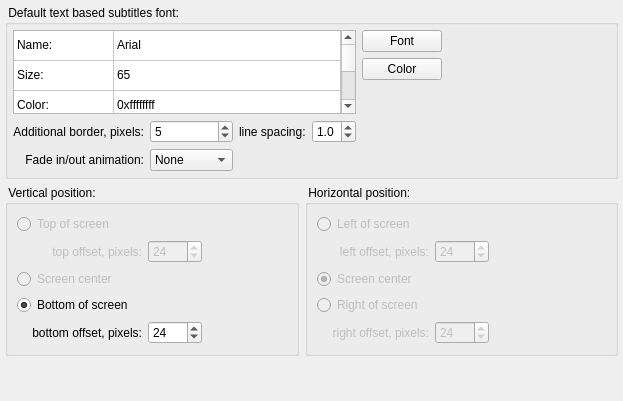
      <widget class="QWidget" name="tab_4">
       <attribute name="title">
        <string>Subtitles</string>
       </attribute>
       <layout class="QVBoxLayout" name="verticalLayout_9">
        <property name="margin">
         <number>5</number>
        </property>
        <item>
         <widget class="QGroupBox" name="groupBox_8">
          <property name="sizePolicy">
           <sizepolicy hsizetype="Preferred" vsizetype="Fixed">
            <horstretch>0</horstretch>
            <verstretch>0</verstretch>
           </sizepolicy>
          </property>
          <property name="title">
           <string> Default text based subtitles font: </string>
          </property>
          <layout class="QHBoxLayout" name="horizontalLayout_25">
           <property name="margin">
            <number>5</number>
           </property>
           <item>
            <layout class="QGridLayout" name="gridLayout_7">
             <item row="1" column="0">
              <widget class="QTableWidget" name="listViewFont">
               <property name="sizePolicy">
                <sizepolicy hsizetype="Expanding" vsizetype="Minimum">
                 <horstretch>0</horstretch>
                 <verstretch>0</verstretch>
                </sizepolicy>
               </property>
               <property name="maximumSize">
                <size>
                 <width>16777215</width>
                 <height>84</height>
                </size>
               </property>
               <attribute name="horizontalHeaderVisible">
                <bool>false</bool>
               </attribute>
               <attribute name="horizontalHeaderStretchLastSection">
                <bool>true</bool>
               </attribute>
               <attribute name="verticalHeaderVisible">
                <bool>false</bool>
               </attribute>
               <row>
                <property name="text">
                 <string>New Row</string>
                </property>
               </row>
               <row>
                <property name="text">
                 <string>New Row</string>
                </property>
               </row>
               <row>
                <property name="text">
                 <string>New Row</string>
                </property>
               </row>
               <row>
                <property name="text">
                 <string>New Row</string>
                </property>
               </row>
               <row>
                <property name="text">
                 <string>New Row</string>
                </property>
               </row>
               <column>
                <property name="text">
                 <string>New Column</string>
                </property>
               </column>
               <column>
                <property name="text">
                 <string>New Column</string>
                </property>
               </column>
               <item row="0" column="0">
                <property name="text">
                 <string>Name:</string>
                </property>
               </item>
               <item row="0" column="1">
                <property name="text">
                 <string notr="true">Arial</string>
                </property>
               </item>
               <item row="1" column="0">
                <property name="text">
                 <string>Size:</string>
                </property>
               </item>
               <item row="1" column="1">
                <property name="text">
                 <string>65</string>
                </property>
               </item>
               <item row="2" column="0">
                <property name="text">
                 <string>Color:</string>
                </property>
               </item>
               <item row="2" column="1">
                <property name="text">
                 <string>0xffffffff</string>
                </property>
               </item>
               <item row="3" column="0">
                <property name="text">
                 <string>Charset:</string>
                </property>
               </item>
               <item row="3" column="1">
                <property name="text">
                 <string>Default</string>
                </property>
               </item>
               <item row="4" column="0">
                <property name="text">
                 <string>Options:</string>
                </property>
               </item>
               <item row="4" column="1">
                <property name="text">
                 <string/>
                </property>
               </item>
              </widget>
             </item>
             <item row="1" column="1">
              <layout class="QVBoxLayout" name="verticalLayout_16">
               <item>
                <widget class="QPushButton" name="fontButton">
                 <property name="sizePolicy">
                  <sizepolicy hsizetype="Minimum" vsizetype="Fixed">
                   <horstretch>0</horstretch>
                   <verstretch>0</verstretch>
                  </sizepolicy>
                 </property>
                 <property name="text">
                  <string>Font</string>
                 </property>
                </widget>
               </item>
               <item>
                <widget class="QPushButton" name="colorButton">
                 <property name="text">
                  <string>Color</string>
                 </property>
                </widget>
               </item>
               <item>
                <spacer name="verticalSpacer_8">
                 <property name="orientation">
                  <enum>Qt::Vertical</enum>
                 </property>
                 <property name="sizeHint" stdset="0">
                  <size>
                   <width>20</width>
                   <height>20</height>
                  </size>
                 </property>
                </spacer>
               </item>
              </layout>
             </item>
             <item row="2" column="0">
              <layout class="QGridLayout" name="gridLayout_12">
               <item row="0" column="0">
                <widget class="QLabel" name="label_13">
                 <property name="text">
                  <string>Additional border, pixels:</string>
                 </property>
                 <property name="alignment">
                  <set>Qt::AlignRight|Qt::AlignTrailing|Qt::AlignVCenter</set>
                 </property>
                </widget>
               </item>
               <item row="0" column="1">
                <widget class="QSpinBox" name="spinEditBorder">
                 <property name="minimumSize">
                  <size>
                   <width>0</width>
                   <height>23</height>
                  </size>
                 </property>
                 <property name="maximum">
                  <number>9</number>
                 </property>
                 <property name="value">
                  <number>5</number>
                 </property>
                </widget>
               </item>
               <item row="0" column="2">
                <widget class="QLabel" name="label_21">
                 <property name="text">
                  <string>line spacing:</string>
                 </property>
                </widget>
               </item>
               <item row="0" column="3">
                <widget class="QDoubleSpinBox" name="lineSpacing">
                 <property name="decimals">
                  <number>1</number>
                 </property>
                 <property name="minimum">
                  <double>0.500000000000000</double>
                 </property>
                 <property name="maximum">
                  <double>2.000000000000000</double>
                 </property>
                 <property name="singleStep">
                  <double>0.100000000000000</double>
                 </property>
                 <property name="value">
                  <double>1.000000000000000</double>
                 </property>
                </widget>
               </item>
               <item row="1" column="0">
                <widget class="QLabel" name="label_22">
                 <property name="text">
                  <string>Fade in/out animation:</string>
                 </property>
                 <property name="alignment">
                  <set>Qt::AlignRight|Qt::AlignTrailing|Qt::AlignVCenter</set>
                 </property>
                </widget>
               </item>
               <item row="1" column="1">
                <widget class="QComboBox" name="comboBoxAnimation">
                 <item>
                  <property name="text">
                   <string>None</string>
                  </property>
                 </item>
                 <item>
                  <property name="text">
                   <string>Fast</string>
                  </property>
                 </item>
                 <item>
                  <property name="text">
                   <string>Medium</string>
                  </property>
                 </item>
                 <item>
                  <property name="text">
                   <string>Slow</string>
                  </property>
                 </item>
                 <item>
                  <property name="text">
                   <string>Very slow</string>
                  </property>
                 </item>
                </widget>
               </item>
              </layout>
             </item>
            </layout>
           </item>
           <item>
            <spacer name="horizontalSpacer_20">
             <property name="orientation">
              <enum>Qt::Horizontal</enum>
             </property>
             <property name="sizeHint" stdset="0">
              <size>
               <width>168</width>
               <height>20</height>
              </size>
             </property>
            </spacer>
           </item>
          </layout>
         </widget>
        </item>
        <item>
         <layout class="QHBoxLayout" name="horizontalLayout_3">
          <item>
           <widget class="QGroupBox" name="groupBox_9">
            <property name="sizePolicy">
             <sizepolicy hsizetype="Preferred" vsizetype="Preferred">
              <horstretch>0</horstretch>
              <verstretch>0</verstretch>
             </sizepolicy>
            </property>
            <property name="title">
             <string> Vertical position: </string>
            </property>
            <layout class="QHBoxLayout" name="horizontalLayout_28">
             <item>
              <layout class="QGridLayout" name="gridLayout_9">
               <item row="0" column="0">
                <widget class="QRadioButton" name="radioButton">
                 <property name="enabled">
                  <bool>false</bool>
                 </property>
                 <property name="text">
                  <string>Top of screen</string>
                 </property>
                </widget>
               </item>
               <item row="1" column="0">
                <layout class="QHBoxLayout" name="horizontalLayout_26">
                 <item>
                  <spacer name="horizontalSpacer_11">
                   <property name="orientation">
                    <enum>Qt::Horizontal</enum>
                   </property>
                   <property name="sizeType">
                    <enum>QSizePolicy::Fixed</enum>
                   </property>
                   <property name="sizeHint" stdset="0">
                    <size>
                     <width>15</width>
                     <height>20</height>
                    </size>
                   </property>
                  </spacer>
                 </item>
                 <item>
                  <widget class="QLabel" name="label_14">
                   <property name="enabled">
                    <bool>false</bool>
                   </property>
                   <property name="sizePolicy">
                    <sizepolicy hsizetype="Preferred" vsizetype="Preferred">
                     <horstretch>0</horstretch>
                     <verstretch>0</verstretch>
                    </sizepolicy>
                   </property>
                   <property name="text">
                    <string>top offset, pixels:</string>
                   </property>
                   <property name="alignment">
                    <set>Qt::AlignRight|Qt::AlignTrailing|Qt::AlignVCenter</set>
                   </property>
                  </widget>
                 </item>
                </layout>
               </item>
               <item row="1" column="1">
                <widget class="QSpinBox" name="spinBox">
                 <property name="enabled">
                  <bool>false</bool>
                 </property>
                 <property name="sizePolicy">
                  <sizepolicy hsizetype="Fixed" vsizetype="Fixed">
                   <horstretch>0</horstretch>
                   <verstretch>0</verstretch>
                  </sizepolicy>
                 </property>
                 <property name="maximum">
                  <number>1080</number>
                 </property>
                 <property name="value">
                  <number>24</number>
                 </property>
                </widget>
               </item>
               <item row="2" column="0">
                <widget class="QRadioButton" name="radioButton_2">
                 <property name="enabled">
                  <bool>false</bool>
                 </property>
                 <property name="text">
                  <string>Screen center</string>
                 </property>
                </widget>
               </item>
               <item row="3" column="0">
                <widget class="QRadioButton" name="radioButton_3">
                 <property name="text">
                  <string>Bottom of screen</string>
                 </property>
                 <property name="checked">
                  <bool>true</bool>
                 </property>
                </widget>
               </item>
               <item row="4" column="0">
                <layout class="QHBoxLayout" name="horizontalLayout_27">
                 <item>
                  <spacer name="horizontalSpacer_13">
                   <property name="orientation">
                    <enum>Qt::Horizontal</enum>
                   </property>
                   <property name="sizeType">
                    <enum>QSizePolicy::Fixed</enum>
                   </property>
                   <property name="sizeHint" stdset="0">
                    <size>
                     <width>15</width>
                     <height>20</height>
                    </size>
                   </property>
                  </spacer>
                 </item>
                 <item>
                  <widget class="QLabel" name="label_15">
                   <property name="sizePolicy">
                    <sizepolicy hsizetype="Preferred" vsizetype="Preferred">
                     <horstretch>0</horstretch>
                     <verstretch>0</verstretch>
                    </sizepolicy>
                   </property>
                   <property name="text">
                    <string>bottom offset, pixels:</string>
                   </property>
                   <property name="alignment">
                    <set>Qt::AlignRight|Qt::AlignTrailing|Qt::AlignVCenter</set>
                   </property>
                  </widget>
                 </item>
                </layout>
               </item>
               <item row="4" column="1">
                <widget class="QSpinBox" name="spinEditOffset">
                 <property name="minimumSize">
                  <size>
                   <width>0</width>
                   <height>0</height>
                  </size>
                 </property>
                 <property name="maximum">
                  <number>1080</number>
                 </property>
                 <property name="value">
                  <number>24</number>
                 </property>
                </widget>
               </item>
              </layout>
             </item>
             <item>
              <spacer name="horizontalSpacer_14">
               <property name="orientation">
                <enum>Qt::Horizontal</enum>
               </property>
               <property name="sizeHint" stdset="0">
                <size>
                 <width>40</width>
                 <height>20</height>
                </size>
               </property>
              </spacer>
             </item>
            </layout>
           </widget>
          </item>
          <item>
           <widget class="QGroupBox" name="groupBox_10">
            <property name="sizePolicy">
             <sizepolicy hsizetype="Preferred" vsizetype="Preferred">
              <horstretch>0</horstretch>
              <verstretch>0</verstretch>
             </sizepolicy>
            </property>
            <property name="title">
             <string> Horizontal position: </string>
            </property>
            <layout class="QHBoxLayout" name="horizontalLayout_31">
             <item>
              <layout class="QGridLayout" name="gridLayout_8">
               <item row="0" column="0">
                <widget class="QRadioButton" name="rbhLeft">
                 <property name="enabled">
                  <bool>false</bool>
                 </property>
                 <property name="text">
                  <string>Left of screen</string>
                 </property>
                </widget>
               </item>
               <item row="1" column="0">
                <layout class="QHBoxLayout" name="horizontalLayout_29">
                 <item>
                  <spacer name="horizontalSpacer_12">
                   <property name="orientation">
                    <enum>Qt::Horizontal</enum>
                   </property>
                   <property name="sizeType">
                    <enum>QSizePolicy::Fixed</enum>
                   </property>
                   <property name="sizeHint" stdset="0">
                    <size>
                     <width>15</width>
                     <height>20</height>
                    </size>
                   </property>
                  </spacer>
                 </item>
                 <item>
                  <widget class="QLabel" name="label_17">
                   <property name="enabled">
                    <bool>false</bool>
                   </property>
                   <property name="sizePolicy">
                    <sizepolicy hsizetype="Preferred" vsizetype="Preferred">
                     <horstretch>0</horstretch>
                     <verstretch>0</verstretch>
                    </sizepolicy>
                   </property>
                   <property name="text">
                    <string>left offset, pixels:</string>
                   </property>
                   <property name="alignment">
                    <set>Qt::AlignRight|Qt::AlignTrailing|Qt::AlignVCenter</set>
                   </property>
                  </widget>
                 </item>
                </layout>
               </item>
               <item row="1" column="1">
                <widget class="QSpinBox" name="spinBox_2">
                 <property name="enabled">
                  <bool>false</bool>
                 </property>
                 <property name="sizePolicy">
                  <sizepolicy hsizetype="Fixed" vsizetype="Fixed">
                   <horstretch>0</horstretch>
                   <verstretch>0</verstretch>
                  </sizepolicy>
                 </property>
                 <property name="maximum">
                  <number>1080</number>
                 </property>
                 <property name="value">
                  <number>24</number>
                 </property>
                </widget>
               </item>
               <item row="2" column="0">
                <widget class="QRadioButton" name="rbhCenter">
                 <property name="enabled">
                  <bool>false</bool>
                 </property>
                 <property name="text">
                  <string>Screen center</string>
                 </property>
                 <property name="checked">
                  <bool>true</bool>
                 </property>
                </widget>
               </item>
               <item row="3" column="0">
                <widget class="QRadioButton" name="rbhRight">
                 <property name="enabled">
                  <bool>false</bool>
                 </property>
                 <property name="text">
                  <string>Right of screen</string>
                 </property>
                 <property name="checked">
                  <bool>false</bool>
                 </property>
                </widget>
               </item>
               <item row="4" column="0">
                <layout class="QHBoxLayout" name="horizontalLayout_30">
                 <item>
                  <spacer name="horizontalSpacer_15">
                   <property name="orientation">
                    <enum>Qt::Horizontal</enum>
                   </property>
                   <property name="sizeType">
                    <enum>QSizePolicy::Fixed</enum>
                   </property>
                   <property name="sizeHint" stdset="0">
                    <size>
                     <width>15</width>
                     <height>20</height>
                    </size>
                   </property>
                  </spacer>
                 </item>
                 <item>
                  <widget class="QLabel" name="label_16">
                   <property name="enabled">
                    <bool>false</bool>
                   </property>
                   <property name="sizePolicy">
                    <sizepolicy hsizetype="Preferred" vsizetype="Preferred">
                     <horstretch>0</horstretch>
                     <verstretch>0</verstretch>
                    </sizepolicy>
                   </property>
                   <property name="text">
                    <string>right offset, pixels:</string>
                   </property>
                   <property name="alignment">
                    <set>Qt::AlignRight|Qt::AlignTrailing|Qt::AlignVCenter</set>
                   </property>
                  </widget>
                 </item>
                </layout>
               </item>
               <item row="4" column="1">
                <widget class="QSpinBox" name="SpinEditOffset_2">
                 <property name="enabled">
                  <bool>false</bool>
                 </property>
                 <property name="sizePolicy">
                  <sizepolicy hsizetype="Fixed" vsizetype="Fixed">
                   <horstretch>0</horstretch>
                   <verstretch>0</verstretch>
                  </sizepolicy>
                 </property>
                 <property name="maximum">
                  <number>1080</number>
                 </property>
                 <property name="value">
                  <number>24</number>
                 </property>
                </widget>
               </item>
              </layout>
             </item>
             <item>
              <spacer name="horizontalSpacer_21">
               <property name="orientation">
                <enum>Qt::Horizontal</enum>
               </property>
               <property name="sizeHint" stdset="0">
                <size>
                 <width>117</width>
                 <height>20</height>
                </size>
               </property>
              </spacer>
             </item>
            </layout>
           </widget>
          </item>
         </layout>
        </item>
        <item>
         <spacer name="verticalSpacer_7">
          <property name="orientation">
           <enum>Qt::Vertical</enum>
          </property>
          <property name="sizeHint" stdset="0">
           <size>
            <width>20</width>
            <height>40</height>
           </size>
          </property>
         </spacer>
        </item>
       </layout>
      </widget>
